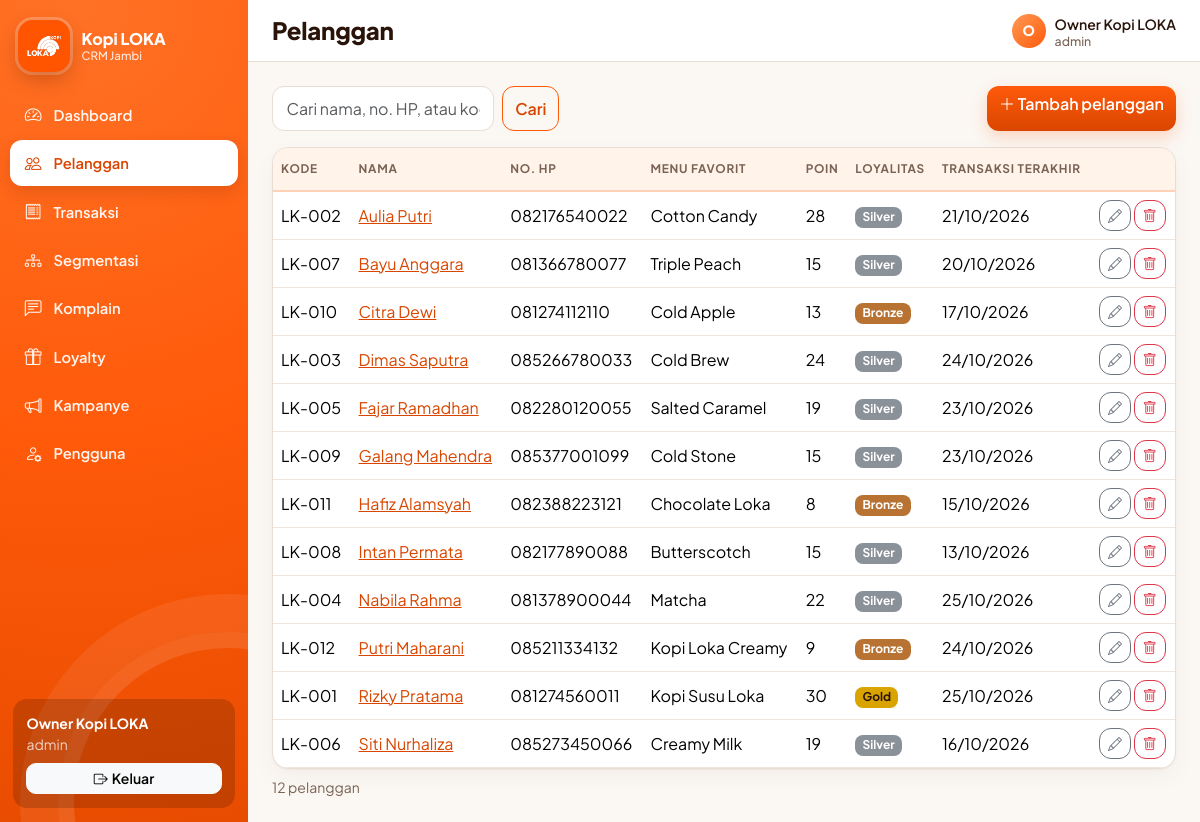
Screenshot of /pelanggan/index.php (signed in) with the database file from the repository.
### tables this page shows
CREATE TABLE pelanggan (
  id INT AUTO_INCREMENT PRIMARY KEY,
  kode VARCHAR(20) NOT NULL UNIQUE,
  nama VARCHAR(100) NOT NULL,
  no_hp VARCHAR(20) NOT NULL,
  email VARCHAR(100),
  alamat VARCHAR(255),
  tgl_lahir DATE,
  tgl_daftar DATE NOT NULL,
  preferensi VARCHAR(100)
);

### includes/fungsi.php (called while the page is built, shortened)
<?php
function e($s) { return htmlspecialchars((string)$s, ENT_QUOTES, 'UTF-8'); }
function tgl($d) { return $d ? date('d/m/Y', strtotime($d)) : '-'; }
function kategori_loyalitas($poin) {
    if ($poin >= BATAS_GOLD) return 'Gold';
    if ($poin >= BATAS_SILVER) return 'Silver';
    return 'Bronze';
}

### pelanggan/index.php (the view, shortened to what this page needs)
<?php
require __DIR__ . '/../includes/header.php';
$q = trim($_GET['q'] ?? '');
$sql = "SELECT p.*,
          COALESCE(SUM(CASE pp.jenis WHEN 'masuk' THEN pp.jumlah ELSE -pp.jumlah END),0) AS poin,
          (SELECT MAX(tanggal) FROM transaksi t WHERE t.pelanggan_id = p.id) AS terakhir
        FROM pelanggan p LEFT JOIN poin_pelanggan pp ON pp.pelanggan_id = p.id";
$par = [];
$sql .= ' GROUP BY p.id ORDER BY p.nama';
$st = $pdo->prepare($sql); $st->execute($par);
$data = $st->fetchAll();
?>
<div class="d-flex flex-wrap gap-2 justify-content-between mb-3">
  <form class="d-flex gap-2" method="get">
    <input class="form-control" name="q" value="<?= e($q) ?>" placeholder="Cari nama, no. HP, atau kode" aria-label="Cari pelanggan">
    <button class="btn btn-outline-loka">Cari</button>
  </form>
  <a class="btn btn-loka" href="tambah.php"><i class="bi bi-plus-lg"></i> Tambah pelanggan</a>
</div>
<div class="kartu p-0"><div class="table-responsive"><table class="table table-hover align-middle mb-0">
  <thead><tr><th>Kode</th><th>Nama</th><th>No. HP</th><th>Menu favorit</th><th>Poin</th><th>Loyalitas</th><th>Transaksi terakhir</th><th></th></tr></thead>
  <tbody>
  <?php foreach ($data as $p): $kat = kategori_loyalitas($p['poin']); ?>
    <tr>
      <td><?= e($p['kode']) ?></td>
      <td><a href="detail.php?id=<?= $p['id'] ?>"><?= e($p['nama']) ?></a></td>
      <td><?= e($p['no_hp']) ?></td>
      <td><?= e($p['preferensi']) ?></td>
      <td><?= (int)$p['poin'] ?></td>
      <td><span class="badge badge-<?= strtolower($kat) ?>"><?= $kat ?></span></td>
      <td><?= tgl($p['terakhir']) ?></td>
      <td class="text-nowrap">
        <a class="btn btn-sm btn-outline-secondary" href="edit.php?id=<?= $p['id'] ?>" aria-label="Edit <?= e($p['nama']) ?>"><i class="bi bi-pencil"></i></a>
        <form method="post" action="hapus.php" class="d-inline" onsubmit="return confirm('Hapus pelanggan <?= e(addslashes($p['nama'])) ?> beserta seluruh transaksinya?')">
          <button class="btn btn-sm btn-outline-danger" aria-label="Hapus <?= e($p['nama']) ?>"><i class="bi bi-trash"></i></button>
        </form>
      </td>
    </tr>
  <?php endforeach; ?>
  </tbody>
</table></div></div>
<div class="small text-muted mt-2"><?= count($data) ?> pelanggan</div>
<?php require __DIR__ . '/../includes/footer.php';

### assets/css/style.css (style rules this page uses)
:root { --loka:#ff5a0a; --loka-gelap:#d94600; --loka-muda:#fff3ea; --teks:#2a1409; --redup:#7a6355; --garis:#e8ddd3; --latar:#fbf7f3; --putih:#fff; --r:16px; }
body { font-family:'Plus Jakarta Sans',system-ui,-apple-system,'Segoe UI',Roboto,sans-serif;background:var(--latar);color:var(--teks) }
a { color:var(--loka-gelap) }
.text-muted { color:var(--redup)!important }
.btn { border-radius:12px;font-weight:600 }
.btn-loka { background:linear-gradient(180deg,var(--loka),var(--loka-gelap));border:0;color:#fff;box-shadow:0 6px 16px #ff5a0a38;transition:transform .12s,box-shadow .12s }
.btn-outline-loka { border:1.5px solid var(--loka);color:var(--loka-gelap);background:transparent }
.form-control,.form-select { border:1.5px solid var(--garis);border-radius:12px;padding:.6rem .85rem;background-color:#fff;color:var(--teks) }
.kartu { background:var(--putih);border:1px solid var(--garis);border-radius:var(--r);padding:1.15rem 1.3rem;box-shadow:0 1px 2px #2a14090a,0 8px 24px #2a14090a }
.kartu.p-0 { overflow:hidden }
.table { --bs-table-bg:transparent;--bs-table-hover-bg:#fff7f1 }
.table thead th { background:var(--loka-muda);color:var(--redup);font-size:.74rem;font-weight:700;letter-spacing:.06em;text-transform:uppercase;border-bottom:2px solid #ffd2b8;white-space:nowrap;padding-top:.75rem;padding-bottom:.75rem }
.table td { border-color:#f0e6dd;vertical-align:middle }
.badge { font-weight:700;border-radius:8px;padding:.38em .6em }
.badge-bronze { background:#b87333 }
.badge-silver { background:#8a9199 }
.badge-gold { background:#d9a400;color:#2a1409 }

### rows the page displays
pelanggan: kode "LK-002", nama "Aulia Putri", no_hp "082176540022", preferensi "Cotton Candy", poin "28", kat "Silver", terakhir "21/10/2026"
pelanggan: kode "LK-007", nama "Bayu Anggara", no_hp "081366780077", preferensi "Triple Peach", poin "15", kat "Silver", terakhir "20/10/2026"
pelanggan: kode "LK-010", nama "Citra Dewi", no_hp "081274112110", preferensi "Cold Apple", poin "13", kat "Bronze", terakhir "17/10/2026"
pelanggan: kode "LK-003", nama "Dimas Saputra", no_hp "085266780033", preferensi "Cold Brew", poin "24", kat "Silver", terakhir "24/10/2026"
pelanggan: kode "LK-005", nama "Fajar Ramadhan", no_hp "082280120055", preferensi "Salted Caramel", poin "19", kat "Silver", terakhir "23/10/2026"
pelanggan: kode "LK-009", nama "Galang Mahendra", no_hp "085377001099", preferensi "Cold Stone", poin "15", kat "Silver", terakhir "23/10/2026"
pelanggan: kode "LK-011", nama "Hafiz Alamsyah", no_hp "082388223121", preferensi "Chocolate Loka", poin "8", kat "Bronze", terakhir "15/10/2026"
pelanggan: kode "LK-008", nama "Intan Permata", no_hp "082177890088", preferensi "Butterscotch", poin "15", kat "Silver", terakhir "13/10/2026"
pelanggan: kode "LK-004", nama "Nabila Rahma", no_hp "081378900044", preferensi "Matcha", poin "22", kat "Silver", terakhir "25/10/2026"
pelanggan: kode "LK-012", nama "Putri Maharani", no_hp "085211334132", preferensi "Kopi Loka Creamy", poin "9", kat "Bronze", terakhir "24/10/2026"
pelanggan: kode "LK-001", nama "Rizky Pratama", no_hp "081274560011", preferensi "Kopi Susu Loka", poin "30", kat "Gold", terakhir "25/10/2026"
pelanggan: kode "LK-006", nama "Siti Nurhaliza", no_hp "085273450066", preferensi "Creamy Milk", poin "19", kat "Silver", terakhir "16/10/2026"

### other values shown
$label "Dashboard"
$label "Pelanggan"
$label "Transaksi"
$label "Segmentasi"
$label "Komplain"
$label "Loyalty"
$label "Kampanye"
$label "Pengguna"
$_SESSION['user']['nama'] "Owner Kopi LOKA"
$_SESSION['user']['role'] "admin"
$judul "Pelanggan"
substr($namaUser, 0, 1) "O"
$namaUser "Owner Kopi LOKA"
count($data) "12"
